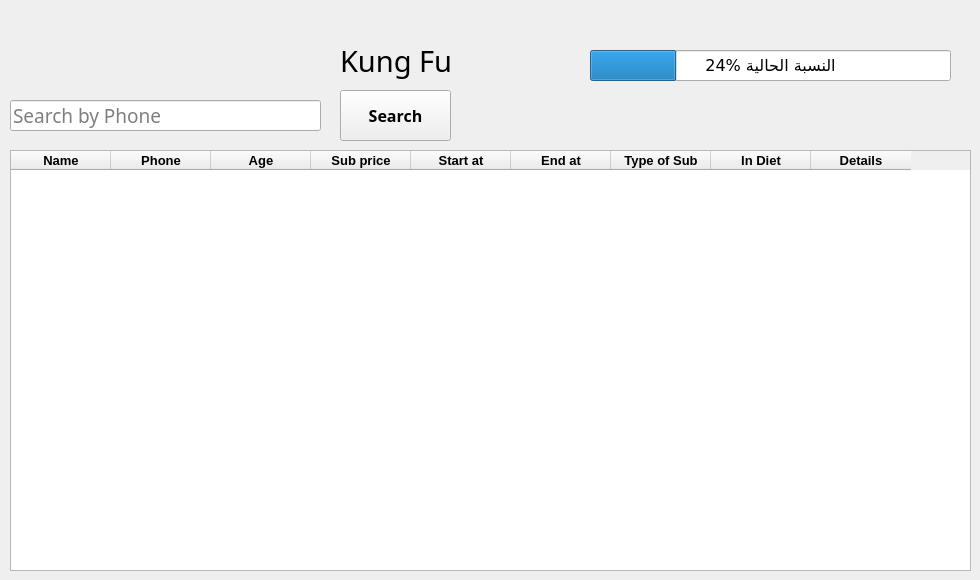
    <widget class="QWidget" name="tab_8">
     <attribute name="title">
      <string>Kung Fu</string>
     </attribute>
     <widget class="QLineEdit" name="lineEdit_17">
      <property name="geometry">
       <rect>
        <x>10</x>
        <y>100</y>
        <width>311</width>
        <height>31</height>
       </rect>
      </property>
      <property name="font">
       <font>
        <family>Javanese Text</family>
        <pointsize>14</pointsize>
       </font>
      </property>
      <property name="placeholderText">
       <string>Search by Phone</string>
      </property>
     </widget>
     <widget class="QPushButton" name="pushButton_36">
      <property name="geometry">
       <rect>
        <x>340</x>
        <y>90</y>
        <width>111</width>
        <height>51</height>
       </rect>
      </property>
      <property name="font">
       <font>
        <family>Javanese Text</family>
        <pointsize>12</pointsize>
        <weight>75</weight>
        <bold>true</bold>
       </font>
      </property>
      <property name="cursor">
       <cursorShape>PointingHandCursor</cursorShape>
      </property>
      <property name="text">
       <string>Search</string>
      </property>
     </widget>
     <widget class="QTableWidget" name="tableWidget_7">
      <property name="geometry">
       <rect>
        <x>10</x>
        <y>150</y>
        <width>961</width>
        <height>421</height>
       </rect>
      </property>
      <property name="font">
       <font>
        <pointsize>10</pointsize>
        <weight>75</weight>
        <bold>true</bold>
       </font>
      </property>
      <column>
       <property name="text">
        <string>Name</string>
       </property>
       <property name="font">
        <font>
         <pointsize>10</pointsize>
         <weight>75</weight>
         <bold>true</bold>
        </font>
       </property>
       <property name="textAlignment">
        <set>AlignCenter</set>
       </property>
      </column>
      <column>
       <property name="text">
        <string>Phone</string>
       </property>
       <property name="font">
        <font>
         <pointsize>10</pointsize>
         <weight>75</weight>
         <bold>true</bold>
        </font>
       </property>
       <property name="textAlignment">
        <set>AlignCenter</set>
       </property>
      </column>
      <column>
       <property name="text">
        <string>Age</string>
       </property>
       <property name="font">
        <font>
         <pointsize>10</pointsize>
         <weight>75</weight>
         <bold>true</bold>
        </font>
       </property>
       <property name="textAlignment">
        <set>AlignCenter</set>
       </property>
      </column>
      <column>
       <property name="text">
        <string>Sub price</string>
       </property>
       <property name="font">
        <font>
         <pointsize>10</pointsize>
         <weight>75</weight>
         <bold>true</bold>
        </font>
       </property>
       <property name="textAlignment">
        <set>AlignCenter</set>
       </property>
      </column>
      <column>
       <property name="text">
        <string>Start at</string>
       </property>
       <property name="font">
        <font>
         <pointsize>10</pointsize>
         <weight>75</weight>
         <bold>true</bold>
        </font>
       </property>
       <property name="textAlignment">
        <set>AlignCenter</set>
       </property>
      </column>
      <column>
       <property name="text">
        <string>End at</string>
       </property>
       <property name="font">
        <font>
         <family>MS Shell Dlg 2</family>
         <pointsize>10</pointsize>
         <weight>75</weight>
         <bold>true</bold>
        </font>
       </property>
       <property name="textAlignment">
        <set>AlignCenter</set>
       </property>
      </column>
      <column>
       <property name="text">
        <string>Type of Sub</string>
       </property>
       <property name="font">
        <font>
         <pointsize>10</pointsize>
         <weight>75</weight>
         <bold>true</bold>
        </font>
       </property>
       <property name="textAlignment">
        <set>AlignCenter</set>
       </property>
      </column>
      <column>
       <property name="text">
        <string>In Diet</string>
       </property>
       <property name="font">
        <font>
         <pointsize>10</pointsize>
         <weight>75</weight>
         <bold>true</bold>
        </font>
       </property>
       <property name="textAlignment">
        <set>AlignCenter</set>
       </property>
      </column>
      <column>
       <property name="text">
        <string>Details</string>
       </property>
       <property name="font">
        <font>
         <pointsize>10</pointsize>
         <weight>75</weight>
         <bold>true</bold>
        </font>
       </property>
       <property name="textAlignment">
        <set>AlignCenter</set>
       </property>
      </column>
     </widget>
     <widget class="QLabel" name="label_28">
      <property name="geometry">
       <rect>
        <x>340</x>
        <y>30</y>
        <width>131</width>
        <height>61</height>
       </rect>
      </property>
      <property name="font">
       <font>
        <family>Javanese Text</family>
        <pointsize>22</pointsize>
       </font>
      </property>
      <property name="text">
       <string>Kung Fu</string>
      </property>
     </widget>
     <widget class="QProgressBar" name="progressBar_6">
      <property name="geometry">
       <rect>
        <x>590</x>
        <y>50</y>
        <width>361</width>
        <height>31</height>
       </rect>
      </property>
      <property name="font">
       <font>
        <family>MS Reference Sans Serif</family>
        <pointsize>12</pointsize>
        <weight>50</weight>
        <italic>false</italic>
        <bold>false</bold>
       </font>
      </property>
      <property name="value">
       <number>24</number>
      </property>
      <property name="format">
       <string>%p% النسبة الحالية</string>
      </property>
     </widget>
    </widget>
